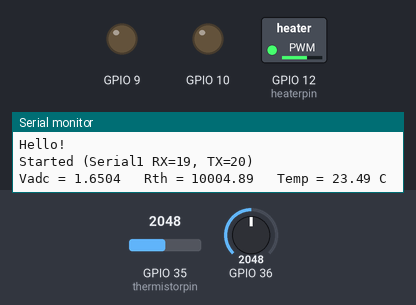
A sketch run on a simulated ESP32. On the bench: switched loads named in the sketch (green lamp = pin HIGH), output pins drawn as LEDs (lit = HIGH), the last lines printed to the serial monitor. The test bench sets the inputs (shaded band); at power-on: GPIO 35 (thermistorpin) = 2048, GPIO 36 = 2048.

Above: at 1.2 s.
1.3 s: GPIO 35 (thermistorpin) set to 2866
At 4.0 s:
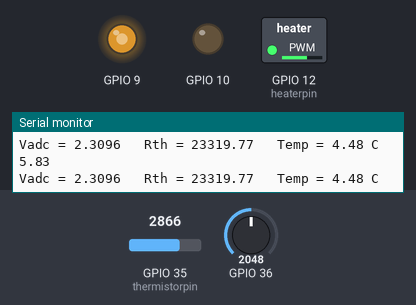
7.6 s: GPIO 36 set to 2866
15.5 s: GPIO 36 set to 2047
At 19.7 s:
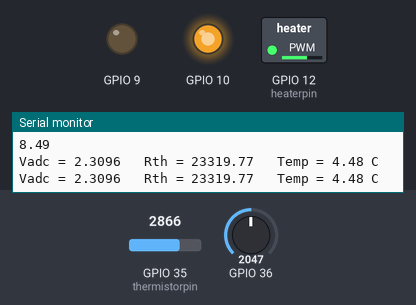
23.1 s: GPIO 35 (thermistorpin) set to 1619
31.0 s: GPIO 35 (thermistorpin) set to 1538
At 32.9 s:
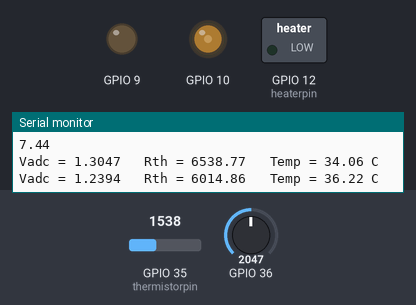
38.6 s: GPIO 36 set to 1228
At 40.9 s:
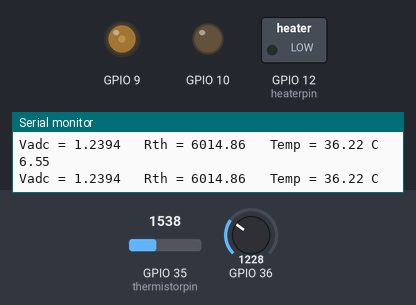
Timing chart, 0 to 57.1 s (numbered marks = the images above; inputs shaded):
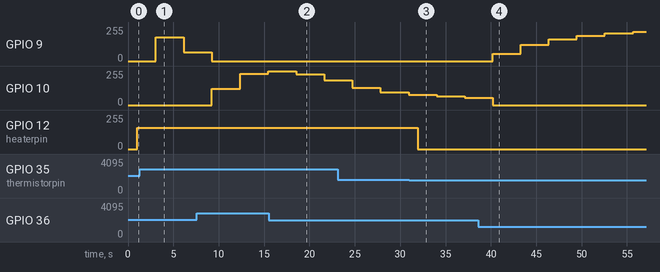

Measured:
- the behaviour switches between 1565 and 1564 on GPIO 35 (thermistorpin) (found by bisection; images 2 and 3)
- after the input at 15.5 s, GPIO 10: 255/255 → 230/255 after 3.0 s, → 185/255 3.1 s later
- after the input at 31.0 s, GPIO 12 (heaterpin): 159/255 → 0/255 after 0.96 s
- after the input at 38.6 s, GPIO 9: moves from 0/255 to 218/255 over 15.5 s, starting after 1.6 s

The sketch:

stirring.ino
```cpp
namespace StirringImpl {

/*
  Bioreactor Stirring Control Module

  Purpose: Closed-loop RPM control for bioreactor stirring motor with Hall sensor feedback
  Board: ESP32 (esp32:esp32:esp32)

  Important: This module provides setupStirring() and loopStirring() functions.
  The top-level setup() and loop() are defined in bioreactor.ino and call these functions.

  Hardware:
  - Hall sensor (70 pulses/rev) on GPIO 34
  - Motor PWM output on GPIO 25
  - Fault LED on GPIO 2

  Control:
  - PI controller (Kp=0.60, Ki=0.80)
  - PWM: 20 kHz, 12-bit resolution
  - RPM sampling: 300 ms window
  - Non-blocking timing with millis()
*/

/*
  Hardware verification checklist (if motor does not respond):
  - Hall sensor Vcc must be 3.3V (ESP32 pins are not 5V tolerant)
  - MOSFET gate should have ~10k pulldown and ~100Ω series gate resistor
  - Motor and ESP32 must share common ground
  - Verify Hall sensor wiring and sensor type (open-collector vs active output)
*/

#include <Arduino.h>

#if !defined(ESP32)
#error "This code requires ESP32 platform"
#endif

// -------------------- Pin Configuration --------------------
static const uint8_t PIN_HALL      = 5;
static const uint8_t PIN_MOTOR_PWM = 21;

// -------------------- PWM Configuration --------------------
static const uint8_t  PWM_CHANNEL   = 0;         // LEDC channel (0-15)
static const uint32_t PWM_FREQ_HZ   = 20000;
static const uint8_t  PWM_RES_BITS  = 12;
static const uint32_t PWM_MAX_DUTY  = (1 << PWM_RES_BITS) - 1; // 4095

// -------------------- Hall Sensor / RPM --------------------
static const uint16_t HALL_PPR         = 70;        // pulses per revolution
static const uint32_t RPM_SAMPLE_MS    = 300;       // RPM calculation window
static const uint32_t STALL_TIMEOUT_MS = 600;       // stall detection threshold

// -------------------- Control Parameters --------------------
static float Kp = 0.60f;
static float Ki = 0.80f;
static float Kd = 0.00f;

static const float RPM_SETPOINT_DEF = 600.0f;
static const float RPM_MAX_CAP      = 1200.0f;
static const float DEADBAND_IN_RPM  = 6.0f;
static const float DEADBAND_OUT_RPM = 8.0f;
static const float INTEGRAL_CLAMP   = 400.0f;

// Stiction threshold: scale an 8-bit intuition (180/255) into 12-bit domain
static const uint16_t STICTION_DUTY_8 = 180;
static const uint16_t STICTION_DUTY   = (uint16_t)((STICTION_DUTY_8 / 255.0f) * PWM_MAX_DUTY);
// Simple linear first-pass mapping from RPM to duty. This is conservative and tunable.
static const float DUTY_PER_RPM = (float)PWM_MAX_DUTY / RPM_MAX_CAP;
static const int DUTY_SLEW_PER_10MS = 50;

// -------------------- State Variables --------------------
// Added timestamp-based RPM fallback (g_prevPulseUs) and safe atomic reads in computeRPM.
volatile uint32_t g_pulseCount  = 0;
volatile uint32_t g_lastPulseUs = 0;
volatile uint32_t g_prevPulseUs = 0;

static float    g_rpm         = 0.0f;
static float    g_setpointRpm = RPM_SETPOINT_DEF;
static float    g_errPrev     = 0.0f;
static float    g_errI        = 0.0f;
static uint32_t g_pwmDuty     = 0;
static bool     g_inDeadband  = false;

static uint32_t t_lastRpmMs   = 0;
static uint32_t t_lastCtrlMs  = 0;
static uint32_t t_lastDebugMs = 0;

// ISR
void IRAM_ATTR hallISR() {
  g_prevPulseUs = g_lastPulseUs;
  g_lastPulseUs = micros();
  g_pulseCount++;
}

// Helper Functions
static inline float clampf(float x, float lo, float hi) {
  if (x < lo) return lo;
  if (x > hi) return hi;
  return x;
}

static inline void motorSetDuty(uint32_t duty) {
  if (duty > PWM_MAX_DUTY) duty = PWM_MAX_DUTY;
  g_pwmDuty = duty;
  ledcWrite(PWM_CHANNEL, duty);
}

static inline float computeRPM(uint32_t pulses, uint32_t windowMs) {
  if (windowMs == 0) return 0.0f;

  // Windowed calculation if we have pulses
  if (pulses > 0) {
    return ((float)pulses / (float)HALL_PPR) * (60000.0f / (float)windowMs);
  }

  // Fallback: instantaneous period between last two pulses
  uint32_t lastPulse, prevPulse;
  noInterrupts();
  lastPulse = g_lastPulseUs;
  prevPulse = g_prevPulseUs;
  interrupts();

  // If no previous pulse or invalid timestamp order, return 0
  if (prevPulse == 0 || lastPulse <= prevPulse) {
    return 0.0f;
  }

  // Compute period between last two pulses (uint32_t subtraction handles wrap)
  uint32_t delta_us = lastPulse - prevPulse;
  if (delta_us == 0) {
    return 0.0f;
  }

  // RPM = 60,000,000 / (delta_us * pulses_per_rev)
  return 60000000.0f / ((float)delta_us * (float)HALL_PPR);
}

static inline uint32_t limitDutySlew(uint32_t current, int target, int maxStep) {
  int delta = target - (int)current;
  if (delta >  maxStep) delta =  maxStep;
  if (delta < -maxStep) delta = -maxStep;
  int out = (int)current + delta;
  if (out < 0) out = 0;
  if (out > (int)PWM_MAX_DUTY) out = PWM_MAX_DUTY;
  return (uint32_t)out;
}
}

// Getter Functions for Main File

double getRPM() {
  return (double)StirringImpl::g_rpm;
}

double getRPMSetpoint() {
  return (double)StirringImpl::g_setpointRpm;
}

// Placeholder for photoevents
double getPhotoevents() {
  return 0.0;
}
double getMotorPWM() {
    // Return normalized PWM value (0.0 to 1.0)
    // PWM is 12-bit (0-4095)
    return (double)StirringImpl::g_pwmDuty / (double)StirringImpl::PWM_MAX_DUTY; // placeholder Make sure you normalise !
}

// Setter Functions

void setStirringSetpoint(float rpm) {
  StirringImpl::g_setpointRpm = StirringImpl::clampf(rpm, 0.0f, StirringImpl::RPM_MAX_CAP);
}

void setPidGains(float kp, float ki, float kd) {
  StirringImpl::Kp = kp;
  StirringImpl::Ki = ki;
  StirringImpl::Kd = kd;
}

void setupStirring() {
  #if STIRRING
  using namespace StirringImpl;
  // Hall sensor: internal pull-up (sensor likely open-collector) and count both edges
  pinMode(PIN_HALL, INPUT_PULLUP);

  // Setup PWM using ledcSetup and ledcAttachPin (Arduino Nano ESP32 compatible)
  #if __NANO_PROD__
  ledcSetup(PWM_CHANNEL, PWM_FREQ_HZ, PWM_RES_BITS);
  ledcAttachPin(PIN_MOTOR_PWM, PWM_CHANNEL);
  #endif
  motorSetDuty(0);

  // Attach Hall sensor interrupt
  attachInterrupt(digitalPinToInterrupt(PIN_HALL), hallISR, CHANGE);
  g_lastPulseUs = micros();

  t_lastRpmMs  = millis();
  t_lastCtrlMs = millis();
  t_lastDebugMs = millis();

  Serial.println("Stirring subsystem initialized");
  #endif
}

void loopStirring() {
  #if STIRRING
  using namespace StirringImpl;
  uint32_t t_now_ms = millis();

  // RPM Estimation
  if ((t_now_ms - t_lastRpmMs) >= RPM_SAMPLE_MS) {
    noInterrupts();
    uint32_t pulses = g_pulseCount;
    g_pulseCount = 0;
    interrupts();

    g_rpm = computeRPM(pulses, t_now_ms - t_lastRpmMs);
    t_lastRpmMs = t_now_ms;
  }

  // Stall Detection - only trigger if motor should be running but isn't
  uint32_t lastPulseMs = g_lastPulseUs / 1000;
  const uint32_t STALL_DUTY_MIN = (uint32_t)(0.05f * PWM_MAX_DUTY); // 5% of full-scale, ~205 for 12-bit
  bool stalled = (g_setpointRpm > 10.0f) && (g_pwmDuty > STALL_DUTY_MIN) &&
                 (t_now_ms > lastPulseMs) && ((t_now_ms - lastPulseMs) > STALL_TIMEOUT_MS);

  if (stalled) {
    motorSetDuty(0);
  }
  // Control Loop (10ms interval)
  if (!stalled && (t_now_ms - t_lastCtrlMs) >= 10) {
    // compute dt in seconds using the actual control period (before updating t_lastCtrlMs)
    float dt = (t_now_ms - t_lastCtrlMs) * 0.001f;
    if (dt <= 0.0f) dt = 0.001f;
    t_lastCtrlMs = t_now_ms;

    float sp   = (g_setpointRpm < RPM_MAX_CAP) ? g_setpointRpm : RPM_MAX_CAP;
    float err  = sp - g_rpm;
    float eabs = (err < 0) ? -err : err;

    // Deadband with hysteresis
    if (!g_inDeadband && eabs <= DEADBAND_IN_RPM)  g_inDeadband = true;
    if ( g_inDeadband && eabs >= DEADBAND_OUT_RPM) g_inDeadband = false;

    int targetDuty = (int)g_pwmDuty;

    if (!g_inDeadband) {
      bool atUpper = (g_pwmDuty >= PWM_MAX_DUTY - 1);
      bool atLower = (g_pwmDuty <= 1);

      // anti-windup: integrate only when not saturated
      if (!atUpper && !atLower) {
        g_errI += err * Ki * dt;
        g_errI = clampf(g_errI, -INTEGRAL_CLAMP, INTEGRAL_CLAMP);
      }

      float u_rpm  = Kp * err + g_errI;
      float u_duty = u_rpm * DUTY_PER_RPM;

      targetDuty = (int)((float)g_pwmDuty + u_duty);

      // Stiction compensation
      if (sp > 1.0f && targetDuty > 0 && targetDuty < (int)STICTION_DUTY) {
        targetDuty = STICTION_DUTY;
      }

      if (targetDuty < 0) targetDuty = 0;
      if (targetDuty > (int)PWM_MAX_DUTY) targetDuty = PWM_MAX_DUTY;

      g_errPrev = err;
    }

    // Slew-limit and apply
    uint32_t nextDuty = limitDutySlew(g_pwmDuty, targetDuty, DUTY_SLEW_PER_10MS);
    motorSetDuty(nextDuty);
  }

  // Debug telemetry (1s interval)
  if ((t_now_ms - t_lastDebugMs) >= 1000) {
    t_lastDebugMs = t_now_ms;
    Serial.printf("STIR: RPM=%.1f SP=%.1f PWM=%u I=%.2f\n", g_rpm, g_setpointRpm, g_pwmDuty, g_errI);
  }

  // Serial Tuning Commands
  if (Serial.available()) {
    char c = Serial.read();
    if (c == 'u') {
      g_setpointRpm += 50.0f;
      g_inDeadband = false;  // Exit deadband on setpoint change
    }
    if (c == 'd') {
      g_setpointRpm -= 50.0f;
      g_inDeadband = false;  // Exit deadband on setpoint change
    }
    if (c == 'r') {
      Kp = 0.6f;
      Ki = 0.8f;
      Kd = 0.0f;
      g_errI = 0.0f;
      g_inDeadband = false;
    }
    g_setpointRpm = clampf(g_setpointRpm, 0.0f, RPM_MAX_CAP);
    Serial.printf("SP=%.1f RPM  Kp=%.2f Ki=%.2f Kd=%.2f\n", g_setpointRpm, Kp, Ki, Kd);
  }
  #endif

}
```

bioreactor.ino
```cpp
// ArduinoJson lib req
#include <ArduinoJson.h>
#include <vector>
#include <math.h>

#define __NANO_PROD__ true
#if __NANO_PROD__
  #define HEATING true
  #define STIRRING true
  #define PH true
#else
  #define HEATING false
  #define STIRRING false
  #define PH false
#endif


void setup() {
  Serial.begin(115200);
  Serial.println("Hello!");
  setupStirring();
  setupPH();
  setupHeating();
  Serial1.begin(115200, SERIAL_8N1, 19, 18);
  Serial.println("Started (Serial1 RX=19, TX=20)");
}


unsigned long last = 0;
int samples = 0;
std::vector<double> temp;
std::vector<double> pHlist;
std::vector<double> rpm;
std::vector<double> acidPwm;
std::vector<double> basePwm;
std::vector<double> heaterPwm;
std::vector<double> motorPwm;

void loop() {


  // rxPin = 17 (A3), txPin = 16 (A2)
  handleSetpointAdj();
  loopStirring();
  loopPH();
  loopHeating();
  //do looping things
  temp.push_back(getT());

  pHlist.push_back(getPH());
  rpm.push_back(getRPM());
  acidPwm.push_back(getAcidPWM());
  basePwm.push_back(getBasePWM());
  heaterPwm.push_back(getHeaterPWM());
  motorPwm.push_back(getMotorPWM());

  samples++;
  if ((millis() - last >= 1000 &&
      !temp.empty() &&
      pHlist.size() == temp.size() &&
      rpm.size() == temp.size() )|| temp.size() > 50) {

    JsonDocument doc;
    makeReport(doc);
    #if __NANO_PROD__
    serializeJson(doc, Serial1);
    Serial1.print("\n");
    #else
    serializeJson(doc, Serial1);
    Serial1.print("\n");
    #endif
    last = millis();
    temp.clear();
    pHlist.clear();
    rpm.clear();
    acidPwm.clear();
    basePwm.clear();
    heaterPwm.clear();
    motorPwm.clear();
    samples = 0;

  }
}
template <typename T>
class MaxMin {
  private:
    std::vector<T>& data;
  public:
    T min;
    T max;
    MaxMin(T _min, T _max, std::vector<T>& _data)
      : data(_data), min(_min), max(_max)
    {}
    void adjMin(int i) {
      min = data[i] < min ? data[i] : min;
    }
    void adjMax(int i) {
      max = data[i] > max ? data[i] : max;
    }
    void adjBoth(int i) {
      adjMin(i);
      adjMax(i);
    }
};
template <typename A>
void makeReport(A& doc) {
  unsigned long cTime = millis();
  double min = 1000000.0;
  MaxMin<double> tempMinMax(min ,-min, temp);
  MaxMin<double> phMinMax(min ,-min, pHlist);
  MaxMin<double> rpmMinMax(min ,-min, rpm);
  double tMean = 0;
  double pHmean = 0;
  double rpmMean = 0;

  double acidPwmMean = 0;
  double basePwmMean = 0;
  double heaterPwmMean = 0;
  double motorPwmMean = 0;

  double heaterEnergy = getHeaterEnergyWh();

  for (int i  =0; i < temp.size(); ++i) {
    tempMinMax.adjBoth(i);
    phMinMax.adjBoth(i);
    rpmMinMax.adjBoth(i);
    tMean += temp[i];
    pHmean += pHlist[i];
    rpmMean += rpm[i];
    acidPwmMean += acidPwm[i];
    basePwmMean += basePwm[i];
    heaterPwmMean += heaterPwm[i];
    motorPwmMean += motorPwm[i];
  }
  double n = static_cast<double>(temp.size());
  tMean /= n;
  pHmean /= n;
  rpmMean /= n;
  acidPwmMean /= n;
  basePwmMean /= n;
  heaterPwmMean /= n;
  motorPwmMean /= n;
  doc["window"]["start"] = last;
  doc["window"]["end"] = cTime;
  doc["window"]["seconds"] = (cTime - last) / 1000; // unsafe cast
  doc["window"]["samples"] = samples;
  doc["setpoints"]["temperature_C"] = getTemperatureSetpoint();
  doc["setpoints"]["pH"] = getpHSetpoint();
  doc["setpoints"]["rpm"] = getRPMSetpoint();
  doc["rpm"]["mean"] = rpmMean;
  doc["rpm"]["min"] = rpmMinMax.min;
  doc["rpm"]["max"] = rpmMinMax.max;
  doc["pH"]["mean"] = pHmean;
  doc["pH"]["min"] = phMinMax.min;
  doc["pH"]["max"] = phMinMax.max;
  doc["temperature_C"]["mean"] = tMean;
  doc["temperature_C"]["min"] = tempMinMax.min;
  doc["temperature_C"]["max"] = tempMinMax.max;
  doc["actuators_avg"]["heater_pwm"] = heaterPwmMean;
  doc["actuators_avg"]["acid_pwm"] = acidPwmMean;
  doc["actuators_avg"]["base_pwm"] = basePwmMean;
  doc["actuators_avg"]["motor_pwm"] = motorPwmMean;
  doc["heater_energy_Wh"] = heaterEnergy;
}

void handleSetpointAdj() {
  String line = Serial1.readStringUntil('\n');
  if (line.length() > 0) {
      Serial.print("Setpoint adjustment requested: ");
      Serial.println(line);
  } else {
    return;
  }
  JsonDocument data;
  DeserializationError error = deserializeJson(data, line);
  if (error) {
    Serial.print(F("deserializeJson() failed: "));
    Serial.println(error.f_str());
    return;
  }
  String subsystem = data["subsystem"].as<String>();
  if (subsystem == "temp") {
    setTemperatureSetpoint(data["target_temp"].as<double>());
  } else if (subsystem == "pH") {
    setTargetpH(data["target_pH"].as<double>());
  } else if (subsystem == "rpm") {
    setStirringSetpoint(data["target_rpm"].as<float>());
  }
}
```

heating.ino
```cpp
namespace HeatingImpl {

// Heating control parameters and constants
const byte  thermistorpin = A7;
const byte  heaterpin     = 12;

 float Tset  = 35.0;       // Setpoint temperature in °C
const float deltaT = 0.5;       // Hysteresis band in °C
const float Vcc   = 3.3;        // ADC reference voltage
const float R     = 10000.0;    // Series resistor (Ω)
const float Ro    = 10000.0;    // Thermistor nominal resistance at To (Ω)
const float To    = 25.0;       // Reference temperature (°C)
const float beta  = 3700.0;     // Beta coefficient
const float Kadc  = 3.3 / 4095; // ADC LSB (V/count)

float Vadc, T, Rth;
int  T_1, T_2;
unsigned long currtime, prevtime;
bool  heater, prevheater;
const float heaterPower = 30.0;  // Heater power in Watts (from line 76 comment)
unsigned long lastEnergyUpdate = 0;
double totalEnergyWh = 0.0;  // Accumulated energy in Watt-hours
}

void setTemperatureSetpoint(double temperature) {
  HeatingImpl::Tset = temperature;
}

double getT() {  // in Celsius
  return HeatingImpl::T;
}
double getTemperatureSetpoint() {
  return HeatingImpl::Tset;
}
double getHeaterPWM() {
    // Return normalized PWM value (0. 0 to 1.0)
    // PWM is 10-bit (0-1023), currently set to either 0 or 639
    return HeatingImpl::heater ?  639.0 / 1023.0 : 0.0;
}

double getHeaterEnergyWh() {
    using namespace HeatingImpl;

    // Update energy accumulation
    unsigned long currentTime = millis();
    if (lastEnergyUpdate > 0) {
        unsigned long deltaTime = currentTime - lastEnergyUpdate; // milliseconds
        if (heater) {
            // Energy = Power × Time
            // Convert ms to hours: deltaTime / (1000 ms/s × 3600 s/h)
            totalEnergyWh += heaterPower * deltaTime / 3600000.0;
        }
    }
    lastEnergyUpdate = currentTime;

    return totalEnergyWh;
}

void resetHeaterEnergy() {
    HeatingImpl::totalEnergyWh = 0.0;
    HeatingImpl::lastEnergyUpdate = millis();
}
void setupHeating() {
  #if HEATING
  using namespace HeatingImpl;
  pinMode(thermistorpin, INPUT);
  pinMode(heaterpin, OUTPUT);
  #if __NANO_PROD__

  // Set PWM frequency and resolution
  ledcSetup(1, 500, 10);
  ledcAttachPin(heaterpin, 1);
  #endif
  Serial.begin(2000000);

  T_1 = millis();
  T_2 = T_1;
  #endif
}

void loopHeating() {
  #if HEATING
  using namespace HeatingImpl;
  getHeaterEnergyWh();
  currtime = millis();

  // 100 ms update period
  if (currtime - T_1 > 0) {
    prevtime = currtime;
    T_1 = T_1 + 100;

    Vadc = Kadc * analogRead(thermistorpin);

    // Calculate thermistor resistance from ADC voltage
    double dV = Vcc - Vadc;
    if (dV == 0) {
      Rth = 100000000.0;
    } else {
      Rth = R * Vadc / (Vcc - Vadc);
    }

    // Calculate temperature from thermistor resistance (°C)
    T = (To + 273.0) * beta / (beta + (To + 273.0) * log(Rth / Ro)) - 273.0;

    // Temp correction (TO BE CHANGED FOR FINAL CALIBRATION)
    T = T - 1.5;

    // Bang-bang control with hysteresis
    if (T < Tset - deltaT) {
      heater = 1;
    }
    if (T > Tset + deltaT) {
      heater = 0;
    }

    // Update PWM only when state changes, limit heater power to ~30 W
    if (heater != prevheater) {
      ledcWrite(1, heater * 639);
      prevheater = heater;
    }

    // Live monitoring for Vadc, Rth, and T
    if (currtime - T_2 > 0) {
    T_2 = T_2 + 1000;

    Serial.print("Vadc = ");
    Serial.print(Vadc, 4);

    Serial.print("   Rth = ");
    Serial.print(Rth);

    Serial.print("   Temp = ");
    Serial.print(T, 2);
    Serial.println(" C");
    }
  }
  #endif
}
```

Source omitted: ph.ino (2494 bytes)
